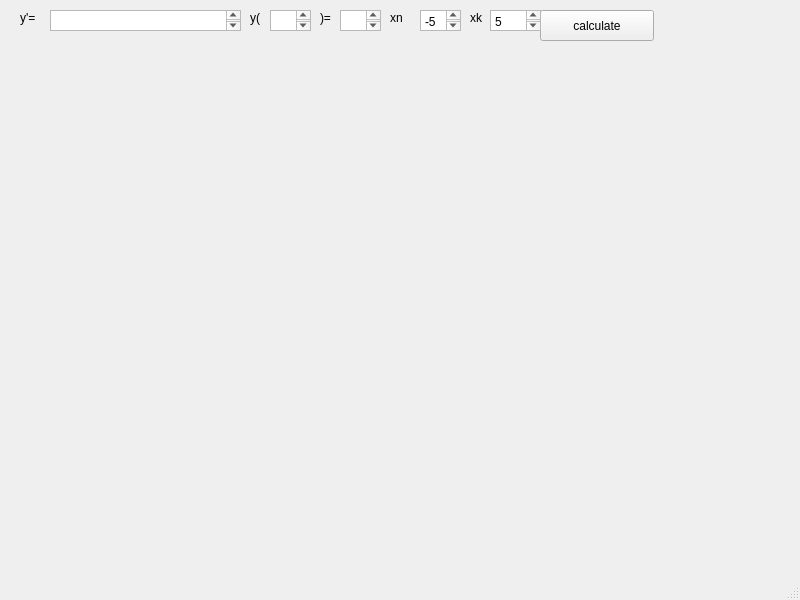
<?xml version="1.0" encoding="UTF-8"?>
<ui version="4.0">
 <class>MainWindow</class>
 <widget class="QMainWindow" name="MainWindow">
  <property name="geometry">
   <rect>
    <x>0</x>
    <y>0</y>
    <width>800</width>
    <height>600</height>
   </rect>
  </property>
  <property name="windowTitle">
   <string>MainWindow</string>
  </property>
  <widget class="QWidget" name="centralwidget">
   <widget class="QLabel" name="label">
    <property name="geometry">
     <rect>
      <x>20</x>
      <y>10</y>
      <width>21</width>
      <height>16</height>
     </rect>
    </property>
    <property name="text">
     <string>y'=</string>
    </property>
   </widget>
   <widget class="QLabel" name="label_2">
    <property name="geometry">
     <rect>
      <x>250</x>
      <y>10</y>
      <width>21</width>
      <height>16</height>
     </rect>
    </property>
    <property name="text">
     <string>y(</string>
    </property>
   </widget>
   <widget class="QLabel" name="label_3">
    <property name="geometry">
     <rect>
      <x>320</x>
      <y>10</y>
      <width>21</width>
      <height>16</height>
     </rect>
    </property>
    <property name="text">
     <string>)=</string>
    </property>
   </widget>
   <widget class="QLabel" name="label_4">
    <property name="geometry">
     <rect>
      <x>390</x>
      <y>10</y>
      <width>21</width>
      <height>16</height>
     </rect>
    </property>
    <property name="text">
     <string>xn</string>
    </property>
   </widget>
   <widget class="QLabel" name="label_5">
    <property name="geometry">
     <rect>
      <x>470</x>
      <y>10</y>
      <width>21</width>
      <height>16</height>
     </rect>
    </property>
    <property name="text">
     <string>xk</string>
    </property>
   </widget>
   <widget class="QPushButton" name="pushButton">
    <property name="geometry">
     <rect>
      <x>540</x>
      <y>10</y>
      <width>114</width>
      <height>31</height>
     </rect>
    </property>
    <property name="text">
     <string>calculate</string>
    </property>
   </widget>
   <widget class="QPlainTextEdit" name="ode">
    <property name="geometry">
     <rect>
      <x>50</x>
      <y>10</y>
      <width>191</width>
      <height>21</height>
     </rect>
    </property>
   </widget>
   <widget class="QPlainTextEdit" name="x0">
    <property name="geometry">
     <rect>
      <x>270</x>
      <y>10</y>
      <width>41</width>
      <height>21</height>
     </rect>
    </property>
   </widget>
   <widget class="QPlainTextEdit" name="y0">
    <property name="geometry">
     <rect>
      <x>340</x>
      <y>10</y>
      <width>41</width>
      <height>21</height>
     </rect>
    </property>
   </widget>
   <widget class="QPlainTextEdit" name="xn">
    <property name="geometry">
     <rect>
      <x>420</x>
      <y>10</y>
      <width>41</width>
      <height>21</height>
     </rect>
    </property>
    <property name="plainText">
     <string>-5</string>
    </property>
   </widget>
   <widget class="QPlainTextEdit" name="xk">
    <property name="geometry">
     <rect>
      <x>490</x>
      <y>10</y>
      <width>51</width>
      <height>21</height>
     </rect>
    </property>
    <property name="plainText">
     <string>5</string>
    </property>
   </widget>
  </widget>
  <widget class="QMenuBar" name="menubar">
   <property name="geometry">
    <rect>
     <x>0</x>
     <y>0</y>
     <width>800</width>
     <height>22</height>
    </rect>
   </property>
  </widget>
  <widget class="QStatusBar" name="statusbar"/>
 </widget>
 <resources/>
 <connections/>
</ui>
